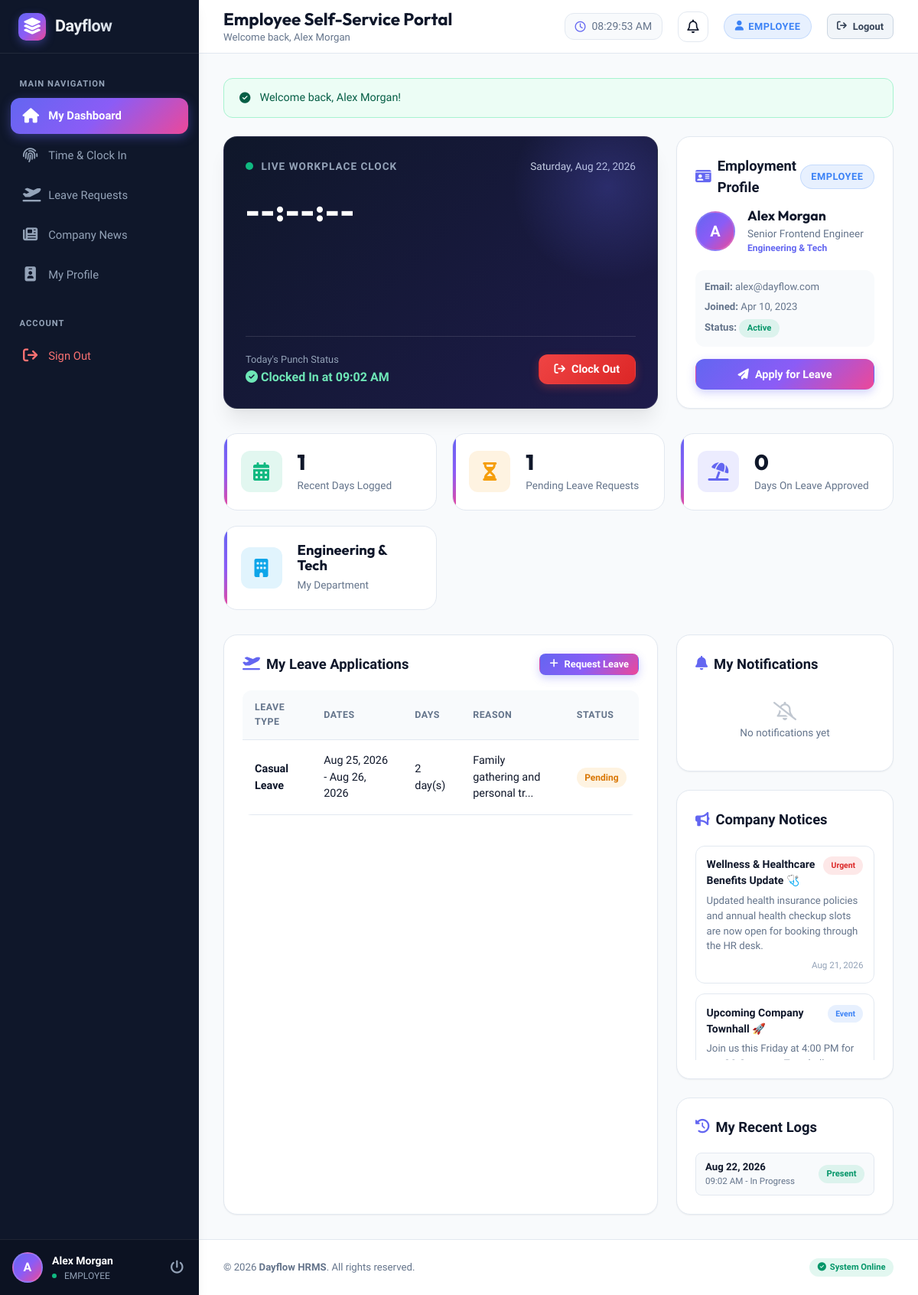
Page /employee_dashboard.php (signed in) on the committed database.
### tables this page shows
CREATE TABLE IF NOT EXISTS `users` (
    `id` INT AUTO_INCREMENT PRIMARY KEY,
    `name` VARCHAR(100) NOT NULL,
    `email` VARCHAR(150) NOT NULL UNIQUE,
    `password` VARCHAR(255) NOT NULL,
    `role` ENUM('employee', 'hr') NOT NULL DEFAULT 'employee',
    `department_id` INT DEFAULT NULL,
    `designation` VARCHAR(100) DEFAULT 'Staff Member',
    `phone` VARCHAR(20) DEFAULT NULL,
    `avatar` VARCHAR(255) DEFAULT NULL,
    `salary` DECIMAL(10,2) DEFAULT 45000.00,
    `join_date` DATE DEFAULT CURRENT_DATE,
    `status` ENUM('active', 'inactive', 'on_leave') DEFAULT 'active',
    `email_verified` TINYINT(1) DEFAULT 0,
    `verification_code` VARCHAR(10) DEFAULT NULL,
    `otp_expires_at` DATETIME DEFAULT NULL,
    `created_at` TIMESTAMP DEFAULT CURRENT_TIMESTAMP,
    FOREIGN KEY (`department_id`) REFERENCES `departments`(`id`) ON DELETE SET NULL
);

CREATE TABLE IF NOT EXISTS `attendance` (
    `id` INT AUTO_INCREMENT PRIMARY KEY,
    `user_id` INT NOT NULL,
    `date` DATE NOT NULL,
    `clock_in` TIME DEFAULT NULL,
    `clock_out` TIME DEFAULT NULL,
    `total_hours` DECIMAL(4,2) DEFAULT 0.00,
    `status` ENUM('present', 'late', 'half_day', 'absent') DEFAULT 'present',
    `notes` TEXT,
    `created_at` TIMESTAMP DEFAULT CURRENT_TIMESTAMP,
    UNIQUE KEY `unique_user_date` (`user_id`, `date`),
    FOREIGN KEY (`user_id`) REFERENCES `users`(`id`) ON DELETE CASCADE
);

CREATE TABLE IF NOT EXISTS `departments` (
    `id` INT AUTO_INCREMENT PRIMARY KEY,
    `name` VARCHAR(100) NOT NULL UNIQUE,
    `description` TEXT,
    `created_at` TIMESTAMP DEFAULT CURRENT_TIMESTAMP
);

CREATE TABLE IF NOT EXISTS `leaves` (
    `id` INT AUTO_INCREMENT PRIMARY KEY,
    `user_id` INT NOT NULL,
    `leave_type` ENUM('Casual Leave', 'Sick Leave', 'Annual Leave', 'Maternity/Paternity', 'Emergency') NOT NULL,
    `start_date` DATE NOT NULL,
    `end_date` DATE NOT NULL,
    `total_days` INT NOT NULL DEFAULT 1,
    `reason` TEXT NOT NULL,
    `status` ENUM('pending', 'approved', 'rejected') DEFAULT 'pending',
    `reviewed_by` INT DEFAULT NULL,
    `review_comment` TEXT DEFAULT NULL,
    `created_at` TIMESTAMP DEFAULT CURRENT_TIMESTAMP,
    FOREIGN KEY (`user_id`) REFERENCES `users`(`id`) ON DELETE CASCADE,
    FOREIGN KEY (`reviewed_by`) REFERENCES `users`(`id`) ON DELETE SET NULL
);

CREATE TABLE IF NOT EXISTS `announcements` (
    `id` INT AUTO_INCREMENT PRIMARY KEY,
    `title` VARCHAR(200) NOT NULL,
    `content` TEXT NOT NULL,
    `category` ENUM('general', 'urgent', 'event', 'holiday') DEFAULT 'general',
    `created_by` INT NOT NULL,
    `created_at` TIMESTAMP DEFAULT CURRENT_TIMESTAMP,
    FOREIGN KEY (`created_by`) REFERENCES `users`(`id`) ON DELETE CASCADE
);

### employee_dashboard.php (the view, shortened to what the rows shown need)
<?php
require_once __DIR__ . '/config/db.php';
$currentUser = getCurrentUser();
$pageTitle = "Employee Self-Service Portal";
$pageSubtitle = "Welcome back, " . htmlspecialchars($currentUser['name']);
$db = getDBConnection();
$today = date('Y-m-d');
$userId = $currentUser['id'];
$attStmt = $db->prepare("SELECT * FROM attendance WHERE user_id = ? AND date = ? LIMIT 1");
$attStmt->execute([$userId, $today]);
$todayAttendance = $attStmt->fetch();
$leaveStmt = $db->prepare("
    SELECT l.*, r.name AS reviewer_name
    FROM leaves l
    LEFT JOIN users r ON l.reviewed_by = r.id
    WHERE l.user_id = ?
    ORDER BY l.created_at DESC
");
$leaveStmt->execute([$userId]);
$myLeaves = $leaveStmt->fetchAll();
$histStmt = $db->prepare("SELECT * FROM attendance WHERE user_id = ? ORDER BY date DESC LIMIT 10");
$histStmt->execute([$userId]);
$myAttendanceHistory = $histStmt->fetchAll();
$announcementsStmt = $db->query("
    SELECT a.*, u.name AS author_name
    FROM announcements a
    JOIN users u ON a.created_by = u.id
    ORDER BY a.created_at DESC LIMIT 5
");
$announcements = $announcementsStmt->fetchAll();
include __DIR__ . '/includes/header.php';
?>
<div class="app-container">
    <?php include __DIR__ . '/includes/sidebar.php'; ?>
    <div class="main-wrapper">
        <?php include __DIR__ . '/includes/navbar.php'; ?>
        <main class="content-body">
            <div class="grid-3" id="punchWidget" style="margin-bottom: 2rem;">
                <div class="clock-widget-card">
                    <div style="margin-top: 1.5rem; padding-top: 1.25rem; border-top: 1px solid rgba(255, 255, 255, 0.12); display: flex; align-items: center; justify-content: space-between; flex-wrap: wrap; gap: 1rem;">
                        <div>
                            <div style="font-size: 1rem; font-weight: 700; color: #fff; margin-top: 2px;">
                                <?php if (!$todayAttendance): ?>
                                    <span style="color: #fca5a5;"><i class="fa-solid fa-circle-xmark"></i> Not Clocked In</span>
                                <?php elseif (empty($todayAttendance['clock_out'])): ?>
                                    <span style="color: #6ee7b7;"><i class="fa-solid fa-circle-check"></i> Clocked In at <?= formatTime($todayAttendance['clock_in']) ?></span>
                                <?php else: ?>
                                    <span style="color: #93c5fd;"><i class="fa-solid fa-flag-checkered"></i> Clocked Out at <?= formatTime($todayAttendance['clock_out']) ?> (<?= $todayAttendance['total_hours'] ?> hrs)</span>
                                <?php endif; ?>
                            </div>
                        </div>
                    </div>
                </div>
                <div class="card" id="profileSection" style="display: flex; flex-direction: column; justify-content: space-between;">
                    <div>
                        <div class="card-header" style="margin-bottom: 0.75rem;">
                            <div class="card-title">
                                <i class="fa-solid fa-id-card" style="color: var(--primary);"></i>
                                Employment Profile
                            </div>
                            <span class="role-badge employee"><?= strtoupper($currentUser['role']) ?></span>
                        </div>
                        <div style="display: flex; align-items: center; gap: 1rem; margin-bottom: 1.25rem;">
                            <div class="user-mini-avatar" style="width: 52px; height: 52px; font-size: 1.25rem;">
                                <?= strtoupper(substr($currentUser['name'], 0, 1)) ?>
                            </div>
                            <div>
                                <h3 style="font-size: 1.1rem; margin-bottom: 2px;"><?= htmlspecialchars($currentUser['name']) ?></h3>
                                <div style="font-size: 0.85rem; color: var(--text-muted);"><?= htmlspecialchars($currentUser['designation'] ?? 'Staff') ?></div>
                                <div style="font-size: 0.75rem; color: var(--primary); font-weight: 600;"><?= htmlspecialchars($currentUser['department_name'] ?? 'General') ?></div>
                            </div>
                        </div>
                        <div style="font-size: 0.825rem; color: var(--text-muted); display: flex; flex-direction: column; gap: 6px; padding: 0.75rem; background: var(--bg-main); border-radius: var(--radius-md);">
                            <div><strong>Email:</strong> <?= htmlspecialchars($currentUser['email']) ?></div>
                            <div><strong>Joined:</strong> <?= formatNiceDate($currentUser['join_date']) ?></div>
                            <div><strong>Status:</strong> <span class="status-pill active" style="font-size: 0.7rem;"><?= ucfirst($currentUser['status']) ?></span></div>
                        </div>
                    </div>
                </div>
            </div>
            <div class="stat-grid">
                <div class="stat-card">
                    <div class="stat-details">
                        <div class="stat-number" style="font-size: 1.15rem; font-weight: 700;"><?= htmlspecialchars($currentUser['department_name'] ?? 'General') ?></div>
                        <div class="stat-title">My Department</div>
                    </div>
                </div>
            </div>
            <div class="grid-3">
                <div class="card" id="myLeavesSection">
                    <div class="table-responsive">
                        <table class="custom-table">
                            <thead>
                                <tr>
                                    <th>Leave Type</th>
                                    <th>Dates</th>
                                    <th>Days</th>
                                    <th>Reason</th>
                                    <th>Status</th>
                                </tr>
                            </thead>
                            <tbody>
                                <?php if (empty($myLeaves)): ?>
                                    <tr>
                                        <td colspan="5" style="text-align: center; color: var(--text-muted); padding: 2rem;">
                                            You haven't requested any leaves yet.
                                        </td>
                                    </tr>
                                <?php else: ?>
                                    <?php foreach ($myLeaves as $l): ?>
                                        <tr>
                                            <td><strong><?= htmlspecialchars($l['leave_type']) ?></strong></td>
                                            <td>
                                                <?= formatNiceDate($l['start_date']) ?> - <?= formatNiceDate($l['end_date']) ?>
                                            </td>
                                            <td><?= $l['total_days'] ?> day(s)</td>
                                            <td style="max-width: 220px;">
                                                <span title="<?= htmlspecialchars($l['reason']) ?>">
                                                    <?= htmlspecialchars(mb_strimwidth($l['reason'], 0, 35, '...')) ?>
                                                </span>
                                            </td>
                                            <td>
                                                <span class="status-pill <?= htmlspecialchars($l['status']) ?>">
                                                    <?= ucfirst($l['status']) ?>
                                                </span>
                                            </td>
                                        </tr>
                                    <?php endforeach; ?>
                                <?php endif; ?>
                            </tbody>
                        </table>
                    </div>
                </div>
                <div style="display: flex; flex-direction: column; gap: 1.5rem;">
                    <div class="card" id="companyFeed">
                        <div style="display: flex; flex-direction: column; gap: 0.85rem; max-height: 280px; overflow-y: auto;">
                            <?php foreach ($announcements as $ann): ?>
                                <div style="padding: 0.85rem; border: 1px solid var(--border-color); border-radius: var(--radius-md); background: #ffffff;">
                                    <div style="display: flex; justify-content: space-between; align-items: flex-start; margin-bottom: 0.35rem;">
                                        <strong style="font-size: 0.875rem;"><?= htmlspecialchars($ann['title']) ?></strong>
                                        <span class="status-pill <?= $ann['category'] === 'urgent' ? 'rejected' : ($ann['category'] === 'event' ? 'on_leave' : 'active') ?>" style="font-size: 0.65rem;">
                                            <?= ucfirst($ann['category']) ?>
                                        </span>
                                    </div>
                                    <p style="font-size: 0.825rem; color: var(--text-muted); margin-bottom: 0.4rem;">
                                        <?= nl2br(htmlspecialchars($ann['content'])) ?>
                                    </p>
                                    <div style="font-size: 0.725rem; color: var(--text-light); text-align: right;">
                                        <?= formatNiceDate($ann['created_at']) ?>
                                    </div>
                                </div>
                            <?php endforeach; ?>
                        </div>
                    </div>
                    <div class="card">
                        <div style="display: flex; flex-direction: column; gap: 0.6rem; max-height: 220px; overflow-y: auto;">
                            <?php if (empty($myAttendanceHistory)): ?>
                                <p style="color: var(--text-muted); font-size: 0.85rem; text-align: center;">No logs yet.</p>
                            <?php else: ?>
                                <?php foreach ($myAttendanceHistory as $att): ?>
                                    <div style="display: flex; align-items: center; justify-content: space-between; padding: 0.5rem 0.75rem; background: var(--bg-main); border-radius: var(--radius-sm); font-size: 0.825rem; border: 1px solid var(--border-color);">
                                        <div>
                                            <strong><?= formatNiceDate($att['date']) ?></strong>
                                            <div style="font-size: 0.725rem; color: var(--text-muted);">
                                                <?= formatTime($att['clock_in']) ?> - <?= $att['clock_out'] ? formatTime($att['clock_out']) : 'In Progress' ?>
                                            </div>
                                        </div>
                                        <span class="status-pill <?= $att['status'] ?>" style="font-size: 0.7rem;">
                                            <?= ucfirst($att['status']) ?>
                                        </span>
                                    </div>
                                <?php endforeach; ?>
                            <?php endif; ?>
                        </div>
                    </div>
                </div>
            </div>
        </main>
        <?php include __DIR__ . '/includes/footer.php'; ?>

### includes/sidebar.php (shortened to what the rows shown need)
<?php
$currentUser = getCurrentUser();
?>
<aside class="sidebar" id="sidebar">
    <?php if ($currentUser): ?>
    <div class="sidebar-footer">
        <div class="user-mini-avatar">
            <?= strtoupper(substr($currentUser['name'] ?? 'U', 0, 1)) ?>
        </div>
        <div class="user-mini-info">
            <div class="user-mini-name"><?= htmlspecialchars($currentUser['name'] ?? 'User') ?></div>
            <div class="user-mini-role">
                <span class="live-pulse" style="width: 6px; height: 6px;"></span>
                <?= strtoupper($currentUser['role'] ?? 'employee') ?>
            </div>
        </div>
        <a href="logout.php" title="Sign Out" style="color: #94a3b8; font-size: 1.1rem; padding: 4px;">
            <i class="fa-solid fa-power-off"></i>
        </a>
    </div>
    <?php endif; ?>
</aside>

### includes/navbar.php (shortened to what the rows shown need)
<?php
$currentUser = getCurrentUser();
?>
<header class="top-navbar">
    <div class="navbar-left">
        <div class="page-title-box">
            <h1><?= htmlspecialchars($pageTitle ?? 'Dashboard') ?></h1>
            <p><?= htmlspecialchars($pageSubtitle ?? 'Welcome back, ' . ($currentUser['name'] ?? 'Team Member')) ?></p>
        </div>
    </div>
</header>

### rows in the picture
users: name "A", name "Alex Morgan", role "EMPLOYEE", name "Welcome back, Alex Morgan", designation "Senior Frontend Engineer", department.name "Engineering & Tech", email "alex@dayflow.com", join_date "Apr 10, 2023", status "Active"
attendance: clock_in "09:02 AM", date "Aug 22, 2026", shows "In Progress", status "Present"
leaves: leave_type "Casual Leave", start_date "Aug 25, 2026", end_date "Aug 26, 2026", total_days "2", reason "Family gathering and personal tr...", status "Pending"
announcements: title "Wellness & Healthcare Benefits Update 🩺", category "Urgent", content "Updated health insurance policies and annual health checkup slots are now open for booking through the HR desk.", created_at "Aug 21, 2026"
announcements: title "Upcoming Company Townhall 🚀", category "Event", content "Join us this Friday at 4:00 PM for…"

### other values in the picture
$pageTitle "Employee Self-Service Portal"
$flashSuccess "Welcome back, Alex Morgan!"
$presentDaysThisMonth "1"
$pendingLeavesCount "1"
$leavesTakenCount "0"
